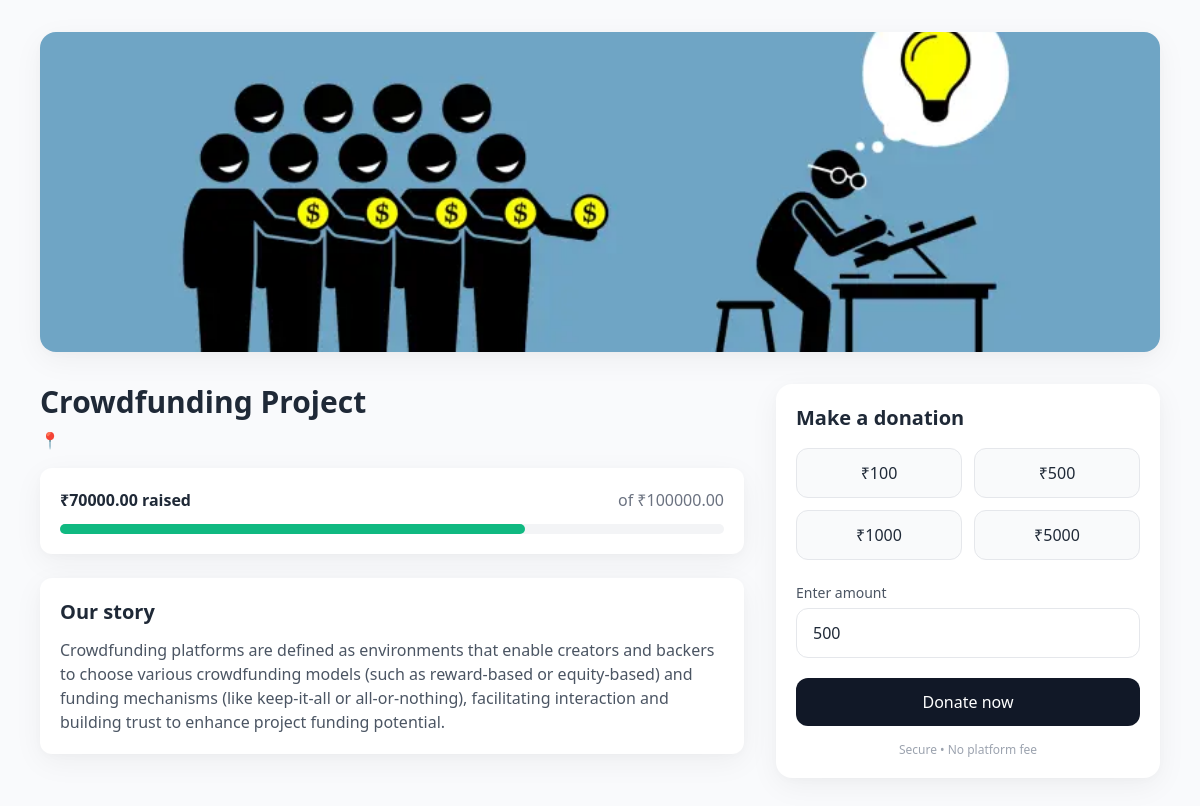
The app's page /campaign/1/donate/ (signed in) with its own data.
### campaigns/models.py (models this page shows, shortened)
class Campaign(models.Model):
    title = models.CharField(max_length=200)
    description = models.TextField()
    goal_amount = models.DecimalField(
        max_digits=10,
        decimal_places=2
    )
    amount_raised = models.DecimalField(
        max_digits=10,
        decimal_places=2,
        default=0
    )
    creator = models.ForeignKey(
        User,
        on_delete=models.CASCADE,
        related_name="campaigns"
    )
    created_at = models.DateTimeField(
        auto_now_add=True
    )
    image = models.ImageField(
        upload_to='campaign_images/',
        blank=True,
        null=True
    )
    def progress(self):
        if self.goal_amount > 0:
            return (self.amount_raised / self.goal_amount) * 100
        return 0

### campaigns/views.py (the view, shortened to what this page needs)
# urls.py: path('campaign/<int:campaign_id>/donate/',
@login_required
def donate(request, campaign_id):
    campaign = get_object_or_404(Campaign,id=campaign_id)
    return render(request,
    'campaigns/donation_page.html',{
        'campaign':campaign
    })

### campaigns/templates/campaigns/donation_page.html (shortened to what this page needs)
<!DOCTYPE html>
<html lang="en">
<head>
<script src="https://cdn.tailwindcss.com"></script>
<link rel="stylesheet"
href="https://cdnjs.cloudflare.com/ajax/libs/font-awesome/6.0.0-beta3/css/all.min.css">
</head>
<body class="antialiased font-sans text-gray-800">
<div class="max-w-6xl mx-auto px-4 py-8">
<img class="w-full h-80 object-cover rounded-2xl soft-shadow mb-8"
src="{{ campaign.image.url }}">
<div class="flex flex-col lg:flex-row gap-8">
<div class="flex-1">
<h1 class="text-3xl font-bold mb-2">
{{ campaign.title }}
</h1>
<p class="text-gray-600 mb-4">
📍 {{ campaign.location }}
</p>
<div class="bg-white p-5 rounded-xl soft-shadow mb-6">
<div class="flex justify-between">
<span class="font-semibold">
₹{{ campaign.amount_raised }} raised
</span>
<span class="text-gray-500">
of ₹{{ campaign.goal_amount }}
</span>
</div>
<div class="w-full bg-gray-100 rounded-full h-2.5 mt-3">
<div class="bg-emerald-500 h-2.5 rounded-full"
style="width: {{ campaign.progress }}%;">
</div>
</div>
</div>
<div class="bg-white p-5 rounded-xl soft-shadow">
<h2 class="text-xl font-semibold mb-3">
Our story
</h2>
<p class="text-gray-600">
{{ campaign.description }}
</p>
</div>
</div>
<div class="lg:w-96">
<div class="bg-white rounded-2xl soft-shadow p-5 donation-card">
<form method="POST">
<h3 class="text-xl font-bold mb-4">
Make a donation
</h3>
<div class="grid grid-cols-2 gap-3 mb-5">
<button type="button"
onclick="document.getElementsByName('amount')[0].value=100"
class="bg-gray-50 border rounded-xl py-3">
₹100
</button>
<button type="button"
onclick="document.getElementsByName('amount')[0].value=500"
class="bg-gray-50 border rounded-xl py-3">
₹500
</button>
<button type="button"
onclick="document.getElementsByName('amount')[0].value=1000"
class="bg-gray-50 border rounded-xl py-3">
₹1000
</button>
<button type="button"
onclick="document.getElementsByName('amount')[0].value=5000"
class="bg-gray-50 border rounded-xl py-3">
₹5000
</button>
</div>
<div class="mb-5">
<label class="text-sm text-gray-600">
Enter amount
</label>
<input
type="number"
name="amount"
min="10"
value="500"
required
class="w-full border rounded-xl py-3 px-4 mt-1">
</div>
<button type="submit"
class="w-full bg-gray-900 text-white py-3 rounded-xl hover:bg-gray-800">
Donate now
</button>
</form>
<div class="text-center text-xs text-gray-400 mt-4">
Secure • No platform fee
</div>
</div>
</div>
</div>
</div>
</body>
</html>

### campaigns/templates/campaigns/donation_page.html (style rules this page uses)
body { background-color:#f9fafc; }
.donation-card { transition:all 0.2s ease; }
.soft-shadow { box-shadow:0 8px 30px rgba(0,0,0,0.05), 0 2px 8px rgba(0,20,10,0.02); }

### records on screen
Campaign: image (picture), title "Crowdfunding Project", amount_raised "70000.00", goal_amount "100000.00", description "Crowdfunding platforms are defined as environments that enable creators and backers to choose various crowdfunding models (such as reward-based or equity-based) and funding mechanisms (like keep-it-all or all-or-nothing), facilitating interaction and building trust to enhance project funding potential."
